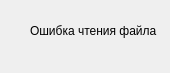
<?xml version="1.0" encoding="UTF-8"?>
<ui version="4.0">
 <class>ErrorWindow</class>
 <widget class="QDialog" name="ErrorWindow">
  <property name="geometry">
   <rect>
    <x>0</x>
    <y>0</y>
    <width>170</width>
    <height>73</height>
   </rect>
  </property>
  <property name="windowTitle">
   <string>Dialog</string>
  </property>
  <widget class="QLabel" name="label">
   <property name="geometry">
    <rect>
     <x>30</x>
     <y>10</y>
     <width>191</width>
     <height>41</height>
    </rect>
   </property>
   <property name="text">
    <string>Ошибка чтения файла</string>
   </property>
  </widget>
 </widget>
 <resources/>
 <connections/>
</ui>
